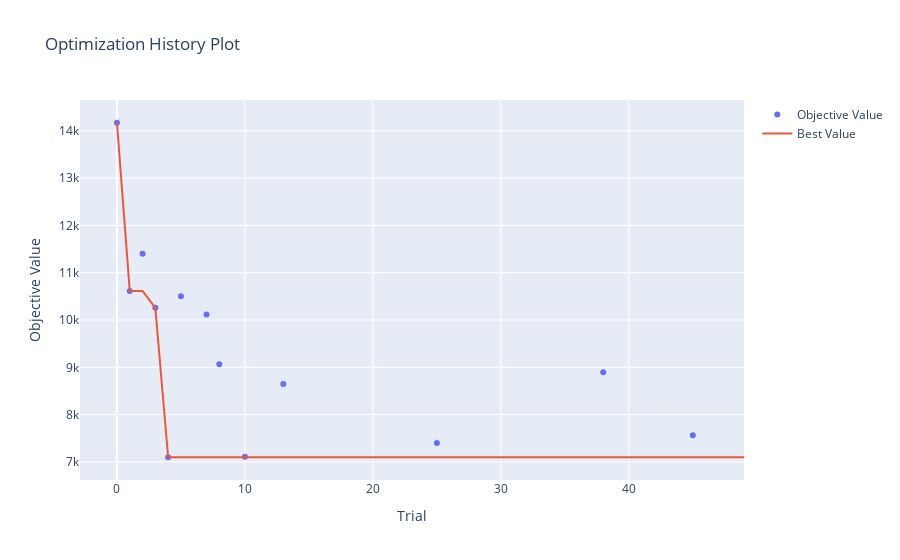

This figure's notebook cell:
### Markdown cell above
View Loss History

### Code cell
optuna.visualization.plot_optimization_history(study)

### Figure 1 — Plotly figure (JSON) as saved in the notebook; plotly's stock layout.template omitted (floating-point values rounded to 4 significant figures)
{"data": [{"mode": "markers", "name": "Objective Value", "x": [0, 1, 2, 3, 4, 5, 7, 8, 10, 13, 25, 38, 45], "y": [14170.0, 10620.0, 11400.0, 10260.0, 7099.0, 10500.0, 10120.0, 9067.0, 7107.0, 8648.0, 7402.0, 8897.0, 7564.0], "type": "scatter"}, {"mode": "lines", "name": "Best Value", "x": [0, 1, 2, 3, 4, 5, 6, 7, 8, 9, 10, 11, 12, 13, 14, 15, 16, 17, 18, 19, 20, 21, 22, 23, 24, 25, 26, 27, 28, 29, 30, 31, 32, 33, 34, 35, 36, 37, 38, 39, 40, 41, 42, 43, 44, 45, 46, 47, 48, 49], "y": [14170.0, 10620.0, 10620.0, 10260.0, 7099.0, 7099.0, 7099.0, 7099.0, 7099.0, 7099.0, 7099.0, 7099.0, 7099.0, 7099.0, 7099.0, 7099.0, 7099.0, 7099.0, 7099.0, 7099.0, 7099.0, 7099.0, 7099.0, 7099.0, 7099.0, 7099.0, 7099.0, 7099.0, 7099.0, 7099.0, 7099.0, 7099.0, 7099.0, 7099.0, 7099.0, 7099.0, 7099.0, 7099.0, 7099.0, 7099.0, 7099.0, 7099.0, 7099.0, 7099.0, 7099.0, 7099.0, 7099.0, 7099.0, 7099.0, 7099.0], "type": "scatter"}, {"marker": {"color": "#cccccc"}, "mode": "markers", "name": "Infeasible Trial", "showlegend": false, "x": [], "y": [], "type": "scatter"}], "layout": {"title": {"text": "Optimization History Plot"}, "xaxis": {"title": {"text": "Trial"}}, "yaxis": {"title": {"text": "Objective Value"}}}}
